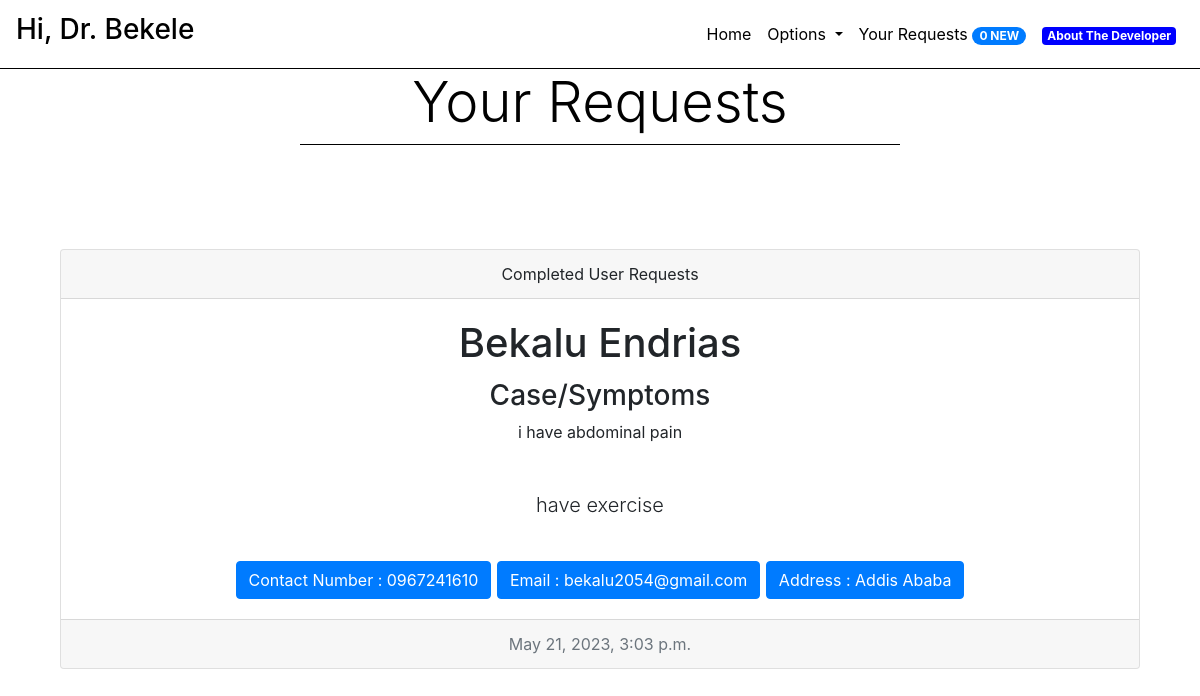
The page /requests (signed in) on the database as committed earlier.
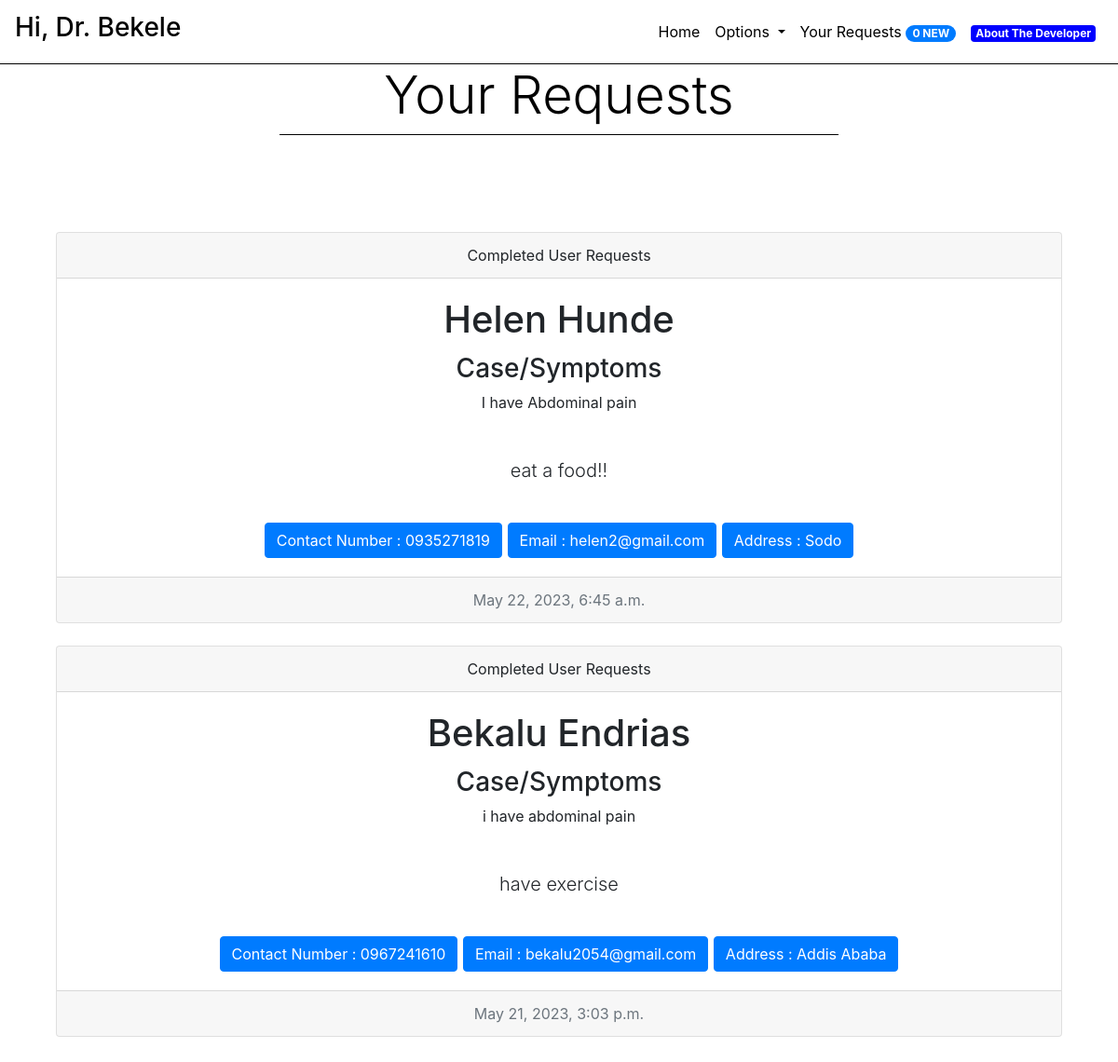
The same page on the database as committed later.
### core/models.py (models this page shows, shortened)
class Assistance(models.Model):
    assistanceText = models.CharField(max_length = 2000, default = "")
    doctor = models.ForeignKey(Doctor, related_name = "doctorRecords", on_delete = models.CASCADE)
    patient = models.ForeignKey(Patient, related_name = "patientRecords", on_delete = models.CASCADE)
    timestamp = models.DateTimeField(auto_now_add = True)
    isNew = models.BooleanField(default = True)
    isCompleted = models.BooleanField(default = False)
    symptoms = models.CharField(max_length = 2000)

class Patient(models.Model):
    name = models.CharField(max_length = 30)
    address = models.CharField(max_length = 100)
    contactNumber = models.CharField(max_length = 10)
    email = models.EmailField(unique = True, max_length = 255)
    userId = models.CharField(unique = True, max_length = 8)
    passwordHash = models.CharField(max_length = 64)
    emailHash = models.CharField(max_length = 64)

### core/views.py (the view)
# urls.py: path('requests', views.requests, name = "requests"),
def requests(request):
    doctor = Doctor.objects.get(emailHash = request.session['userEmail'])
    records = doctor.doctorRecords.all()
    numberNewPendingAssistances = doctor.doctorRecords.aggregate(newPendingAssistances = Count('pk', filter =( Q(isNew = True) & Q(isCompleted = False) ) ))['newPendingAssistances']
    request.session['numberNewAssistances'] = numberNewPendingAssistances
    context = {
        "message" : "Successfully Logged In.",
        "isAuthenticated" : True,
        "user": records.order_by('-timestamp')
    }
    response = render(request,"core/userDoctorProfilePortal.html", context)
    return responseHeadersModifier(response)

### core/views.py (called while the page is built)
def responseHeadersModifier(response):
    response["Cache-Control"] = "no-cache, no-store, must-revalidate"
    response["Pragma"] = "no-cache"
    response["Expires"] = "0"
    return response

### core/templates/core/userDoctorProfilePortal.html (shortened to what this page needs)
{% extends "core/base.html" %}
{% block bodytag %}
{% load static %}
<body style="background-size: auto auto;">
    {% endblock %}
    {% block body %}
    <h1 style="text-align:center;color:black" class="display-4">
        Your Requests
    </h1>
    <li class="dropdown-divider" style="margin-left:25%;margin-right:25%;border-color:black"></li>
    <br>
    <br>
    <br>
    <br>
    {% for Assistance in user %}
    {% if not Assistance.isCompleted %}
    <form action="{% url 'onlinehelp' %}" method="post">
        {% csrf_token %}
        <div class="card text-center" style="margin-left:5%;margin-right:5%;">
            <div class="card-header">Help Request</div>
            <div class="card-body">
                <h1 class="card-title">
                    {{ Assistance.patient.name }}
                </h1>
                <div class="card-text lead">
                    <br>
		    <span>
                        <h3>Case/Symptoms</h3>
                    </span>
                    {{ Assistance.symptoms }}
                    <div class="form-group">
                        <label for="exampleFormControlTextarea1">Please type the Response.</label>
                        <textarea name="Assistance" style="text-align:center" class="form-control"
                            id="exampleFormControlTextarea1" rows="3" placeholder="Your Response"></textarea>
                        <input type="hidden" name="AssistanceID" value="{{ Assistance.id }}">
                    </div>
                    <br>
                    <br>
                </div>
                <li class="dropdown-divider" style="margin-left:25%;margin-right:25%"></li>
                <div class="form-group form-check">
                    <input type="checkbox" class="form-check-input" id="exampleCheck1">
                    <label class="form-check-label" for="exampleCheck1"><span
                            class="badge badge-success">CONFIRM</span></label>
                </div>
                <button type="submit" class="btn btn-warning" style="margin-left:10%;margin-right:10%"">Submit</button><br>
                        <li class=" dropdown-divider" style="margin-left:25%;margin-right:25%"></li>
                    <a href="#" class="btn btn-primary" style="margin-top:1%">Contact Number : {{ Assistance.patient.contactNumber }}</a>
                    <a href="#" class="btn btn-primary" style="margin-top:1%">Email : {{ Assistance.patient.email }}</a>
                    <a href="#" class="btn btn-primary" style="margin-top:1%">Address : {{ Assistance.patient.address }}</a>
            </div>
            <div class="card-footer text-muted">
                {{ Assistance.timestamp }}
            </div>
        </div>
    </form>
    <br>
    {% else %}
    <div class="card text-center" style="margin-left:5%;margin-right:5%;">
        <div class="card-header">
            Completed User Requests
        </div>
        <div class="card-body">
            <h1 class="card-title"> {{ Assistance.patient.name }} </h1> <span>
                    <h3>Case/Symptoms</h3>
                </span> {{ Assistance.symptoms }}</p>
            <p class="card-text lead" style=""><br>{{ Assistance.assistanceText }}<br><br>
            <a href="#" class="btn btn-primary" style="margin-top:1%">Contact Number : {{ Assistance.patient.contactNumber }}</a>
            <a href="#" class="btn btn-primary" style="margin-top:1%">Email : {{ Assistance.patient.email }}</a>
            <a href="#" class="btn btn-primary" style="margin-top:1%">Address : {{ Assistance.patient.address }}</a>
        </div>
        <div class="card-footer text-muted">
            {{ Assistance.timestamp }}
        </div>
    </div>
    <br>
    {% endif %}
    {% empty %}
    <h1 style="text-align:center;color:white">
        You have no Requests right now.
    </h1>
    {% endfor %}
    <br>
    <br>
    {% endblock %}

Rows that differ between the two databases and show on the page:
added Assistance: patient.name "Helen Hunde", symptoms "I have Abdominal pain", assistanceText "eat a food!!", patient.contactNumber "0935271819", patient.email "helen2@gmail.com", patient.address "Sodo", timestamp "May 22, 2023, 6:45 a.m."
